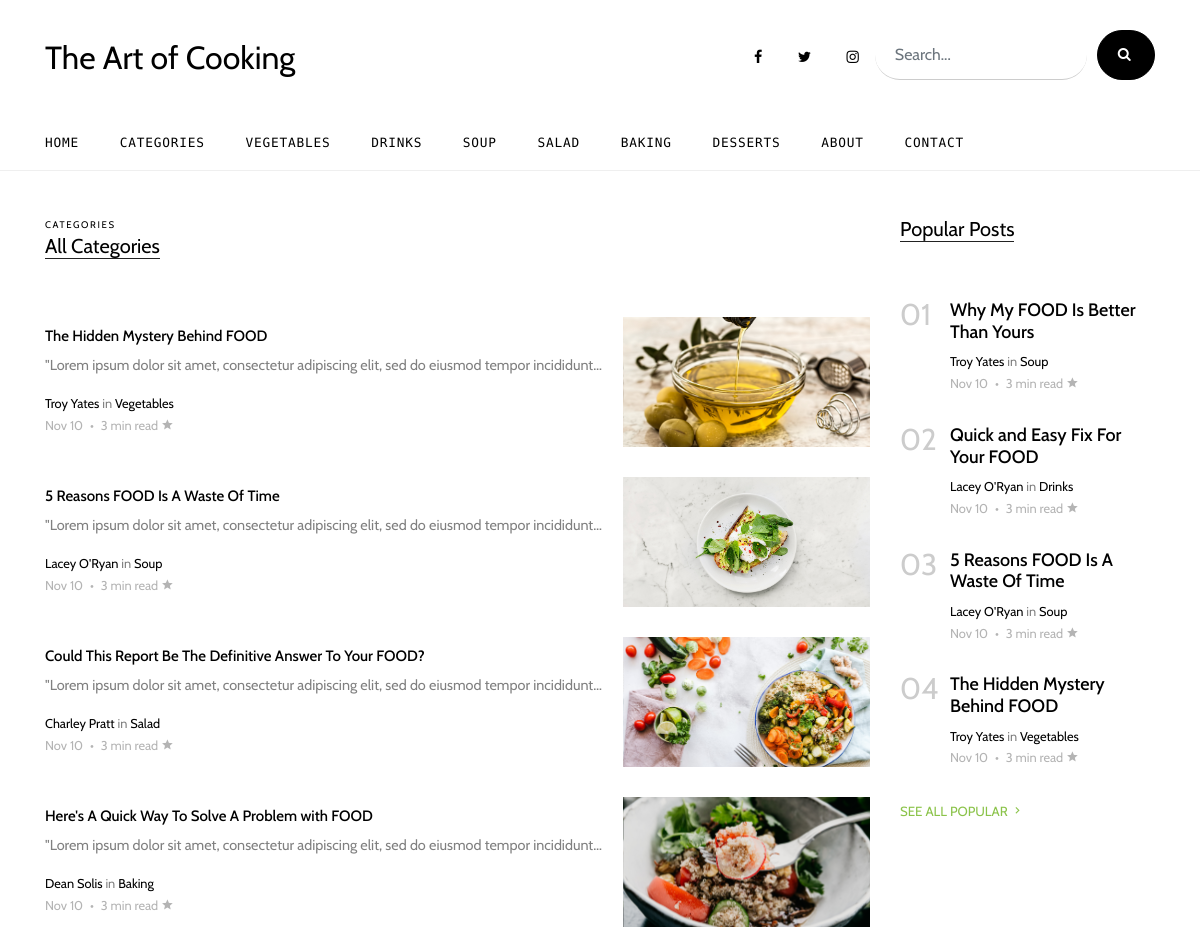
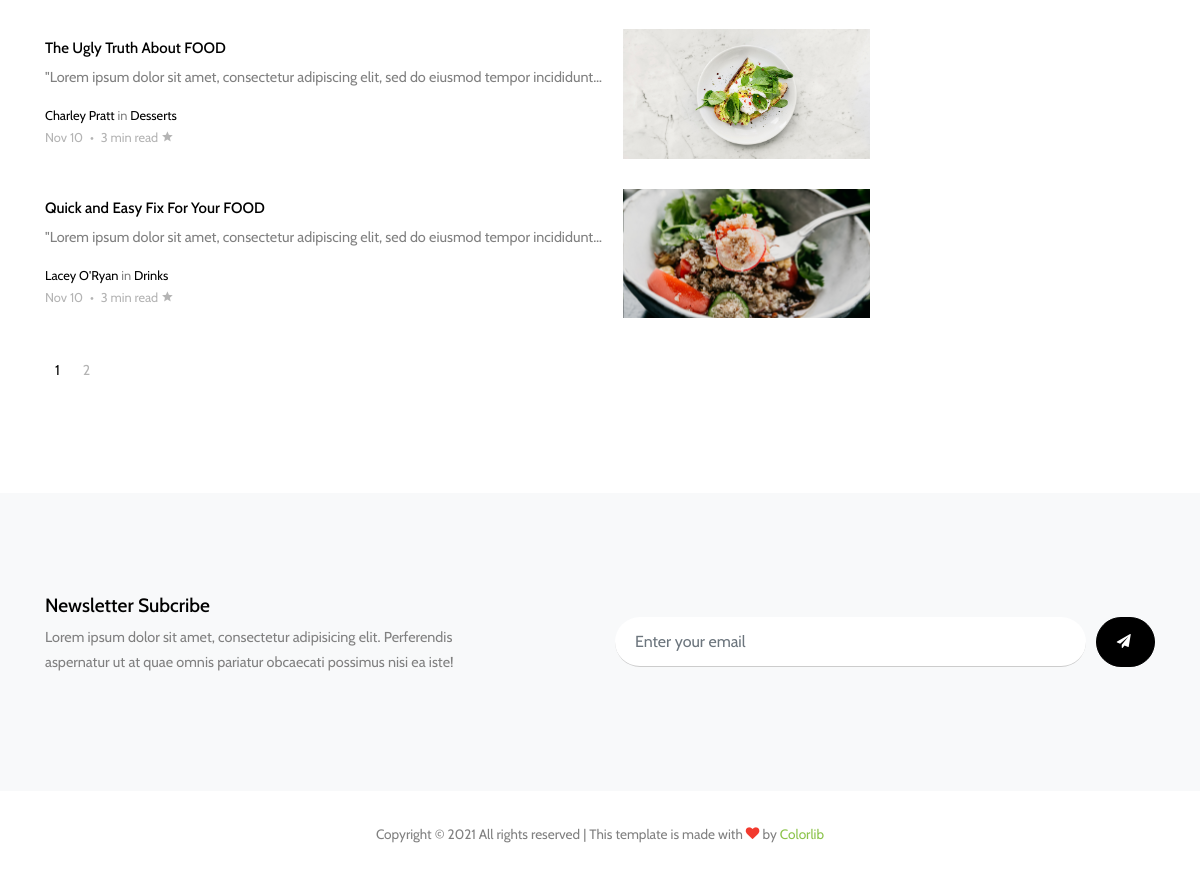
The app's page /articles/ with its own data (2 pictures, top to bottom).
### blog/models.py (models this page shows, shortened)
class Category(models.Model):
    name = models.CharField(max_length=150)
    summary = models.TextField()
    slug = models.SlugField(unique=True)
    timestamp = models.DateTimeField(auto_now=False, auto_now_add=True)
    is_featured = models.BooleanField(default=False)
    class Meta:
        verbose_name_plural = "categories"
    def __str__(self):
        return self.name
    def get_absolute_url(self):
        return reverse("blog:category_detail", kwargs={"slug": self.slug})

class Article(models.Model):
    author = models.ForeignKey("Author", on_delete=models.DO_NOTHING)
    title = models.CharField(max_length=250)
    body = models.TextField()
    image = models.ImageField(upload_to="image/%y/%m/%d/", height_field="height_field", width_field="width_field", blank=True)
    height_field = models.IntegerField(default=0)
    width_field = models.IntegerField(default=0)
    slug = models.SlugField(unique=True)
    category = models.ForeignKey("Category", on_delete=models.DO_NOTHING)
    tag = models.ManyToManyField("Tag", blank=True)
    view_count= models.IntegerField(default=0)
    timestamp = models.DateTimeField(auto_now=False, auto_now_add=True)
    updated = models.DateTimeField(auto_now=True, auto_now_add=False)
    is_published = models.BooleanField(default=True)
    is_trending = models.BooleanField(default=False)
    is_editors_pick = models.BooleanField(default=False)
    is_featured = models.BooleanField(default=False)
    def get_absolute_url(self):
        return reverse("blog:article_detail", kwargs={"slug": self.slug})

class Author(models.Model):
    name = models.CharField(max_length=150)
    summary = models.TextField()
    date_joined = models.DateTimeField(auto_now=False, auto_now_add=True)
    image = models.ImageField(upload_to="image/%y/%m/%d/", blank=True)
    is_featured = models.BooleanField(default=False)
    def __str__(self):
        return self.name

### blog/views.py (the view)
# urls.py: path("articles/", views.ArticleListView.as_view(), name="article_list"),
class ArticleListView(ListView):
    model = Article
    paginate_by = 6
    template_name = "blog/article_list.html"
    def get_context_data(self, **kwargs):
        queryset = Article.objects.order_by("-timestamp")
        queryset_popular = Article.objects.order_by("-view_count")
        cat_query = Category.objects.all()
        context = super().get_context_data(**kwargs)
        context["popular_articles"] = queryset_popular[:4]
        context["categories"] = cat_query
        return context

### blog/templates/blog/article_list.html (shortened to what this page needs)
{% extends 'base.html' %}
{% load static %}
{% block content %}
<div class="site-section">
    <div class="container">
        <div class="row">
            <div class="col-lg-9">
                <div class="section-title">
                    <span class="caption d-block small">Categories</span>
                    <h2>All Categories</h2>
                </div>
                {% for article in object_list %}
                    <div class="post-entry-2 d-flex">
                        <div class="thumbnail order-md-2" style="background-image: url('../../../../.{{article.image.url}}')"></div>
                        <div class="contents order-md-1 pl-0">
                            <h2><a href="{{article.get_absolute_url}}">{{article.title}}</a></h2>
                            <p class="mb-3 text-truncate">{{article.body}}</p>
                            <div class="post-meta">
                                <span class="d-block"><a href="#">{{article.author}}</a> in <a href="#">{{article.category}}</a></span>
                                <span class="date-read">{{article.timestamp|date:"M d"}} <span class="mx-1">&bullet;</span> 3 min read <span
                                        class="icon-star2"></span></span>
                            </div>
                        </div>
                    </div>
                {% endfor %}
            </div>
            <div class="col-lg-3">
                <div class="section-title">
                    <h2>Popular Posts</h2>
                </div>
                {% if popular_articles %}
                    {% for article in popular_articles %}
                        <div class="trend-entry d-flex">
                            <div class="number align-self-start">0{{forloop.counter}}</div>
                            <div class="trend-contents">
                                <h2><a href="{{article.get_absolute_url}}">{{article.title}}</a></h2>
                                <div class="post-meta">
                                    <span class="d-block"><a href="#">{{article.author}}</a> in <a href="#">{{article.category}}</a></span>
                                    <span class="date-read">{{article.timestamp|date:"M d"}} <span class="mx-1">&bullet;</span> 3 min read
                                        <span class="icon-star2"></span></span>
                                </div>
                            </div>
                        </div>
                    {% endfor %}
                    <p><a href="{% url 'blog:filtered_article' 'popular' %}" class="more">See All Popular <span class="icon-keyboard_arrow_right"></span></a></p>
                {% else %}
                <div class="trend-entry d-flex">
                    <div class="trend-contents">
                        <h2>There are no articles at this time. Please check back later</h2>
                    </div>
                </div>
                {% endif %}
            </div>
        </div>
        {% if is_paginated %}
        <div class="row">
            <div class="col-lg-6">
                <ul class="custom-pagination list-unstyled">
                    <li class="active"><a href="?page={{page_obj.number}}">{{page_obj.number}}</a></li>
                    {% if page_obj.has_next %}
                        {% if page_obj.next_page_number == page_obj.num_pages %}
                            <li><a href="?page={{page_obj.num_pages}}">{{page_obj.num_pages}}</a></li>
                            {% else %}
                            <li><a href="?page={{page_obj.next_page_number}}">{{page_obj.next_page_number}}</a></li>
                            <li><a href="?page={{page_obj.num_pages}}">{{page_obj.num_pages}}</a></li>
                        {% endif %}
                    {% endif %}
                </ul>
            </div>
        </div>
        {% endif %}
    </div>
</div>
{% endblock content %}

### blog/templates/includes/navbar.html (shortened to what this page needs)
<div class="header-top">
    <div class="container">
        <div class="row align-items-center">
            <div class="col-12 col-lg-6 d-flex">
                <a href="{% url 'blog:home' %}" class="site-logo">
                    The Art of Cooking
                </a>
            </div>
            <div class="col-12 col-lg-6 ml-auto d-flex">
                <div class="ml-md-auto top-social d-none d-lg-inline-block">
                    <a href="#" class="d-inline-block p-3"><span class="icon-facebook"></span></a>
                    <a href="#" class="d-inline-block p-3"><span class="icon-twitter"></span></a>
                    <a href="#" class="d-inline-block p-3"><span class="icon-instagram"></span></a>
                </div>
                <form action="{% url 'blog:search' %}" class="search-form d-inline-block">
                    <div class="d-flex">
                        <input type="search" name="q" class="form-control" placeholder="Search...">
                        <button type="submit" class="btn btn-secondary"><span class="icon-search"></span></button>
                    </div>
                </form>
            </div>
        </div>
    </div>
    <div class="site-navbar py-2 js-sticky-header site-navbar-target d-none pl-0 d-lg-block" role="banner">
        <div class="container">
            <div class="d-flex align-items-center">
                <div class="mr-auto">
                    <nav class="site-navigation position-relative text-right" role="navigation">
                        <ul class="site-menu main-menu js-clone-nav mr-auto d-none pl-0 d-lg-block">
                            <li
                                 >
                                <a href="{% url 'blog:home' %}" class="nav-link text-left">Home</a>
                            </li>
                            <li
                                >
                                <a href="{% url 'blog:category_list' %}" class="nav-link text-left">Categories</a>
                            </li>
                            {% for category in categories %}
                                <li
                                    >
                                    <a href="{{category.get_absolute_url}}" class="nav-link text-left">{{category.name}}</a>
                                </li>
                            {% endfor %}
                            <li
                                >
                            <a href="{% url 'blog:about' %}" class="nav-link text-left">About</a></li>
                            <li
                                >
                            <a href="{% url 'blog:contact' %}" class="nav-link text-left">Contact</a></li>
                        </ul>
                    </nav>
                </div>
            </div>
        </div>
    </div>
</div>

### records on screen
Category: name "VEGETABLES"
Category: name "DRINKS"
Category: name "SOUP"
Category: name "SALAD"
Category: name "BAKING"
Category: name "DESSERTS"
Article: image (picture), title "The Hidden Mystery Behind FOOD", body "\"Lorem ipsum dolor sit amet, consectetur adipiscing elit, sed do eiusmod tempor incididunt…", author "Troy Yates", category "Vegetables", timestamp "Nov 10"
Article: image (picture), title "5 Reasons FOOD Is A Waste Of Time", body "\"Lorem ipsum dolor sit amet, consectetur adipiscing elit, sed do eiusmod tempor incididunt…", author "Lacey O'Ryan", category "Soup", timestamp "Nov 10"
Article: image (picture), title "Could This Report Be The Definitive Answer To Your FOOD?", body "\"Lorem ipsum dolor sit amet, consectetur adipiscing elit, sed do eiusmod tempor incididunt…", author "Charley Pratt", category "Salad", timestamp "Nov 10"
Article: image (picture), title "Here's A Quick Way To Solve A Problem with FOOD", body "\"Lorem ipsum dolor sit amet, consectetur adipiscing elit, sed do eiusmod tempor incididunt…", author "Dean Solis", category "Baking", timestamp "Nov 10"
Article: image (picture), title "The Ugly Truth About FOOD", body "\"Lorem ipsum dolor sit amet, consectetur adipiscing elit, sed do eiusmod tempor incididunt…", author "Charley Pratt", category "Desserts", timestamp "Nov 10"
Article: image (picture), title "Quick and Easy Fix For Your FOOD", body "\"Lorem ipsum dolor sit amet, consectetur adipiscing elit, sed do eiusmod tempor incididunt…", author "Lacey O'Ryan", category "Drinks", timestamp "Nov 10"
Article: title "Why My FOOD Is Better Than Yours", author "Troy Yates", category "Soup", timestamp "Nov 10"

### other values on screen
{{ page_obj.number }} "1"
{{ page_obj.next_page_number }} "2"
